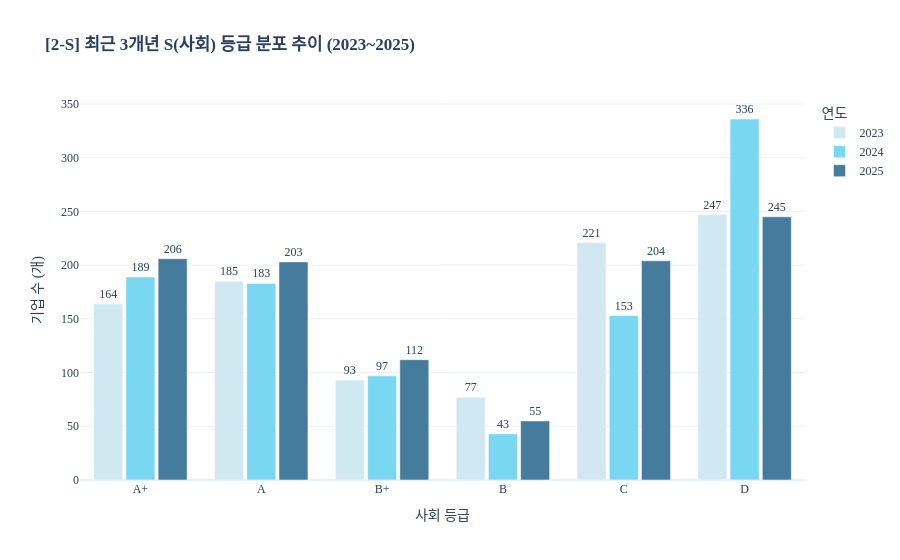

Notebook cell for this chart:
### Code cell
df_s = df[(df['평가년도'].isin([2023, 2024, 2025])) & (df['사회'].isin(grade_order))].copy()
df_s['평가년도'] = df_s['평가년도'].astype(str)

s_counts = df_s.groupby(['평가년도', '사회']).size().reset_index(name='기업수')

# S (사회) 개별 차트 생성
fig_s = px.bar(
    s_counts,
    x='사회',
    y='기업수',
    color='평가년도',
    barmode='group',
    category_orders={'사회': grade_order},
    title='<b>[2-S] 최근 3개년 S(사회) 등급 분포 추이 (2023~2025)</b>',
    labels={'기업수': '기업 수 (개)', '사회': '사회 등급', '평가년도': '연도'},
    color_discrete_map={
        '2023': '#D0E8F2',  # 연한 하늘색
        '2024': '#79D7F2',  # 파스텔 하늘색
        '2025': '#457B9D'   # 차분한 Muted 블루
    }
)

fig_s.update_traces(texttemplate='%{y}', textposition='outside')
fig_s.update_layout(
    font_family='Apple SD Gothic Neo',
    template='plotly_white',
    bargap=0.2,
    bargroupgap=0.1
)

fig_s.show()

### Figure 1 — Plotly figure (JSON) as saved in the notebook; plotly's stock layout.template omitted (floating-point values rounded to 4 significant figures)
{"data": [{"alignmentgroup": "True", "hovertemplate": "연도=2023<br>사회 등급=%{x}<br>기업 수 (개)=%{y}<extra></extra>", "legendgroup": "2023", "marker": {"color": "#D0E8F2", "pattern": {"shape": ""}}, "name": "2023", "offsetgroup": "2023", "orientation": "v", "showlegend": true, "textposition": "outside", "texttemplate": "%{y}", "type": "bar", "x": ["A", "A+", "B", "B+", "C", "D"], "xaxis": "x", "y": [185, 164, 77, 93, 221, 247], "yaxis": "y"}, {"alignmentgroup": "True", "hovertemplate": "연도=2024<br>사회 등급=%{x}<br>기업 수 (개)=%{y}<extra></extra>", "legendgroup": "2024", "marker": {"color": "#79D7F2", "pattern": {"shape": ""}}, "name": "2024", "offsetgroup": "2024", "orientation": "v", "showlegend": true, "textposition": "outside", "texttemplate": "%{y}", "type": "bar", "x": ["A", "A+", "B", "B+", "C", "D"], "xaxis": "x", "y": [183, 189, 43, 97, 153, 336], "yaxis": "y"}, {"alignmentgroup": "True", "hovertemplate": "연도=2025<br>사회 등급=%{x}<br>기업 수 (개)=%{y}<extra></extra>", "legendgroup": "2025", "marker": {"color": "#457B9D", "pattern": {"shape": ""}}, "name": "2025", "offsetgroup": "2025", "orientation": "v", "showlegend": true, "textposition": "outside", "texttemplate": "%{y}", "type": "bar", "x": ["A", "A+", "B", "B+", "C", "D"], "xaxis": "x", "y": [203, 206, 55, 112, 204, 245], "yaxis": "y"}], "layout": {"bargap": 0.2, "bargroupgap": 0.1, "barmode": "group", "font": {"family": "Apple SD Gothic Neo"}, "legend": {"title": {"text": "연도"}, "tracegroupgap": 0}, "title": {"text": "<b>[2-S] 최근 3개년 S(사회) 등급 분포 추이 (2023~2025)</b>"}, "xaxis": {"anchor": "y", "categoryarray": ["A+", "A", "B+", "B", "C", "D"], "categoryorder": "array", "domain": [0, 1], "title": {"text": "사회 등급"}}, "yaxis": {"anchor": "x", "domain": [0, 1], "title": {"text": "기업 수 (개)"}}}}
